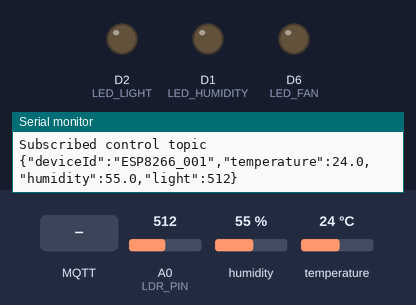
A sketch run on a simulated ESP8266 (NodeMCU). Shown: output pins drawn as LEDs (lit = HIGH), the last lines printed to the serial monitor. The inputs (shaded band) are chosen by the test bench; at power-on: A0 (LDR_PIN) = 512, humidity 55 %, temperature 24 °C. WiFi joins after 1.5 s; servers stay silent unless stated; no MQTT or app messages arrive unless stated.

Above: at 2.7 s.
2.8 s: MQTT message "ALL:ON" arrives on the first subscribed topic
At 3.7 s:
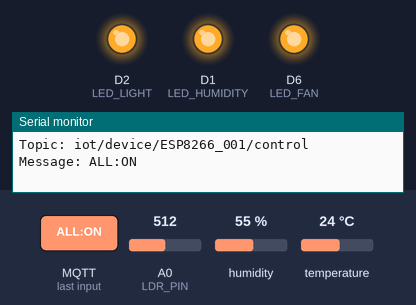
4.3 s: MQTT message "HUMIDITY:OFF" arrives on the first subscribed topic
At 4.9 s:
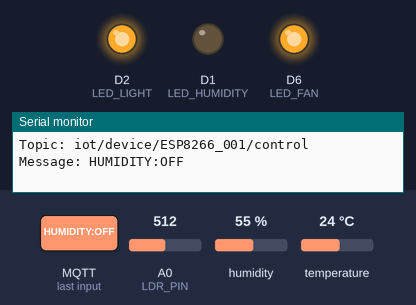
5.8 s: MQTT message "LIGHT:OFF" arrives on the first subscribed topic
At 7.0 s:
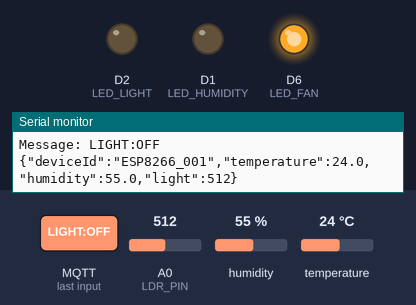
7.3 s: MQTT message "HUMIDITY:ON" arrives on the first subscribed topic
At 8.4 s:
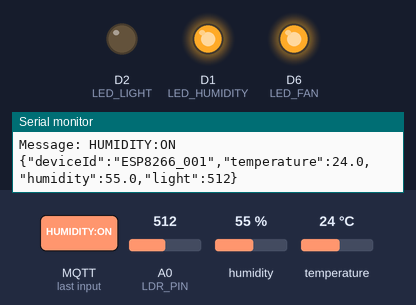
8.8 s: MQTT message "FAN:OFF" arrives on the first subscribed topic
At 9.5 s:
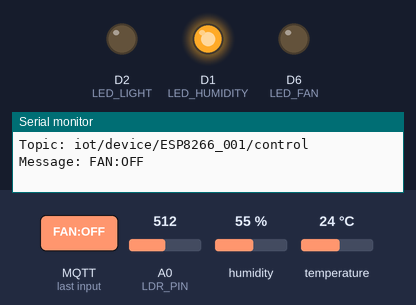
10.3 s: MQTT message "LIGHT:ON" arrives on the first subscribed topic
At 10.7 s:
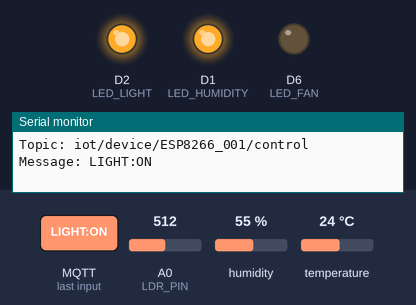
Timing chart, 0 to 12.8 s (numbered marks = the images above; inputs shaded):
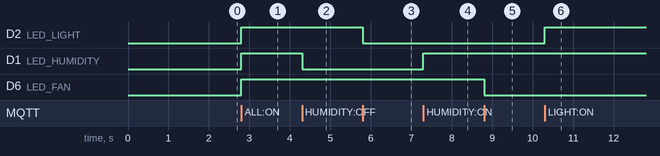

The sketch:

SensorIoT.ino
```cpp
#include <ESP8266WiFi.h>
#include <PubSubClient.h>
#include "DHT.h"

// ================= WIFI =================

const char* WIFI_SSID = "YOURWIFI";
const char* WIFI_PASSWORD = "YOURWIFI";

// ================= MQTT =================

const char* MQTT_SERVER = "YOUR";
const int MQTT_PORT = 1883;

const char* MQTT_USERNAME = "YOUR";
const char* MQTT_PASSWORD = "YOUR";

const char* DEVICE_ID = "ESP8266_001";

// ================= SENSOR =================

#define DHTPIN D5
#define DHTTYPE DHT11
#define LDR_PIN A0

DHT dht(DHTPIN, DHTTYPE);

// ================= LED THIET BI CU =================

#define LED_HUMIDITY D1
#define LED_LIGHT D2
#define LED_FAN D6

bool humidityDevice = false;
bool lightDevice = false;
bool fanDevice = false;

// ================= TOPIC MQTT =================

// Topic điều khiển thiết bị
const char* TOPIC_CONTROL =
  "iot/device/ESP8266_001/control";

// Topic gửi dữ liệu cảm biến
const char* TOPIC_TELEMETRY =
  "iot/device/ESP8266_001/telemetry";

// Topic phản hồi lệnh điều khiển
const char* TOPIC_RESPONSE =
  "iot/device/ESP8266_001/response";

// ================= MQTT CLIENT =================

WiFiClient espClient;
PubSubClient mqttClient(espClient);

// ================= SENSOR TIMER =================

unsigned long previousMillis = 0;
const long interval = 2000;


// =================================================
// WIFI
// =================================================

void setupWiFi() {

  Serial.println("Dang ket noi WiFi...");

  WiFi.begin(WIFI_SSID, WIFI_PASSWORD);

  while (WiFi.status() != WL_CONNECTED) {
    delay(500);
    Serial.print(".");
  }

  Serial.println("\nWiFi connected!");
  Serial.println(WiFi.localIP());
}


// =================================================
// MQTT
// =================================================

void reconnectMQTT() {

  while (!mqttClient.connected()) {

    Serial.println("Dang ket noi MQTT...");

    String clientId = DEVICE_ID;

    if (mqttClient.connect(
          clientId.c_str(),
          MQTT_USERNAME,
          MQTT_PASSWORD
        )) {

      Serial.println("MQTT connected!");

      // Đăng ký nhận lệnh điều khiển
      mqttClient.subscribe(TOPIC_CONTROL, 1);

      Serial.println("Subscribed control topic");

    } else {

      Serial.print("MQTT failed, rc=");
      Serial.println(mqttClient.state());

      delay(5000);
    }
  }
}


// =================================================
// UPDATE LED THIET BI
// =================================================

void updateLEDs() {

  digitalWrite(
    LED_HUMIDITY,
    humidityDevice ? HIGH : LOW
  );

  digitalWrite(
    LED_LIGHT,
    lightDevice ? HIGH : LOW
  );

  digitalWrite(
    LED_FAN,
    fanDevice ? HIGH : LOW
  );
}


// =================================================
// MQTT CALLBACK
// =================================================

void mqttCallback(
  char* topic,
  byte* payload,
  unsigned int length
) {

  String message = "";

  for (unsigned int i = 0; i < length; i++) {
    message += (char)payload[i];
  }

  message.trim();

  Serial.print("Topic: ");
  Serial.println(topic);

  Serial.print("Message: ");
  Serial.println(message);

  // Chỉ xử lý topic điều khiển thiết bị
  if (String(topic) != TOPIC_CONTROL) {
    return;
  }

  if (message == "ALL:ON") {

    humidityDevice = true;
    lightDevice = true;
    fanDevice = true;

    updateLEDs();

    mqttClient.publish(TOPIC_RESPONSE, "ALL:ON");
  }

  else if (message == "ALL:OFF") {

    humidityDevice = false;
    lightDevice = false;
    fanDevice = false;

    updateLEDs();

    mqttClient.publish(TOPIC_RESPONSE, "ALL:OFF");
  }

  else if (message == "HUMIDITY:ON") {

    humidityDevice = true;

    updateLEDs();

    mqttClient.publish(TOPIC_RESPONSE, "HUMIDITY:ON");
  }

  else if (message == "HUMIDITY:OFF") {

    humidityDevice = false;

    updateLEDs();

    mqttClient.publish(TOPIC_RESPONSE, "HUMIDITY:OFF");
  }

  else if (message == "LIGHT:ON") {

    lightDevice = true;

    updateLEDs();

    mqttClient.publish(TOPIC_RESPONSE, "LIGHT:ON");
  }

  else if (message == "LIGHT:OFF") {

    lightDevice = false;

    updateLEDs();

    mqttClient.publish(TOPIC_RESPONSE, "LIGHT:OFF");
  }

  else if (message == "FAN:ON") {

    fanDevice = true;

    updateLEDs();

    mqttClient.publish(TOPIC_RESPONSE, "FAN:ON");
  }

  else if (message == "FAN:OFF") {

    fanDevice = false;

    updateLEDs();

    mqttClient.publish(TOPIC_RESPONSE, "FAN:OFF");
  }

  else {

    mqttClient.publish(TOPIC_RESPONSE, "ERROR");
  }
}


// =================================================
// READ SENSOR
// =================================================

void readAndPublishSensor() {

  int light = analogRead(LDR_PIN);

  float humidity = dht.readHumidity();
  float temperature = dht.readTemperature();

  if (isnan(humidity) || isnan(temperature)) {

    Serial.println("Loi DHT11!");

    return;
  }

  String payload = "{";

  payload += "\"deviceId\":\"";
  payload += DEVICE_ID;
  payload += "\",";

  payload += "\"temperature\":";
  payload += String(temperature, 1);
  payload += ",";

  payload += "\"humidity\":";
  payload += String(humidity, 1);
  payload += ",";

  payload += "\"light\":";
  payload += String(light);

  payload += "}";

  mqttClient.publish(
    TOPIC_TELEMETRY,
    payload.c_str()
  );

  Serial.println(payload);
}


// =================================================
// SETUP
// =================================================

void setup() {

  Serial.begin(115200);

  // Khởi tạo 3 LED thiết bị
  pinMode(LED_HUMIDITY, OUTPUT);
  pinMode(LED_LIGHT, OUTPUT);
  pinMode(LED_FAN, OUTPUT);

  // Tắt LED khi ESP8266 khởi động
  updateLEDs();

  dht.begin();

  setupWiFi();

  mqttClient.setServer(
    MQTT_SERVER,
    MQTT_PORT
  );

  mqttClient.setCallback(
    mqttCallback
  );

  Serial.println("HE THONG IOT STARTED");
}


// =================================================
// LOOP
// =================================================

void loop() {

  if (WiFi.status() != WL_CONNECTED) {
    setupWiFi();
  }

  if (!mqttClient.connected()) {
    reconnectMQTT();
  }

  // Duy trì kết nối MQTT
  mqttClient.loop();

  // Đọc cảm biến mỗi 2 giây
  unsigned long currentMillis = millis();

  if (currentMillis - previousMillis >= interval) {

    previousMillis = currentMillis;

    readAndPublishSensor();
  }
}
```

Measured:
- after the input at 2.8 s, D2 (LED_LIGHT), D1 (LED_HUMIDITY), D6 (LED_FAN): LOW → HIGH at once
- after the input at 4.3 s, D1 (LED_HUMIDITY): HIGH → LOW at once
- after the input at 5.8 s, D2 (LED_LIGHT): HIGH → LOW at once
- after the input at 7.3 s, D1 (LED_HUMIDITY): LOW → HIGH at once
- after the input at 8.8 s, D6 (LED_FAN): HIGH → LOW at once
- after the input at 10.3 s, D2 (LED_LIGHT): LOW → HIGH at once
